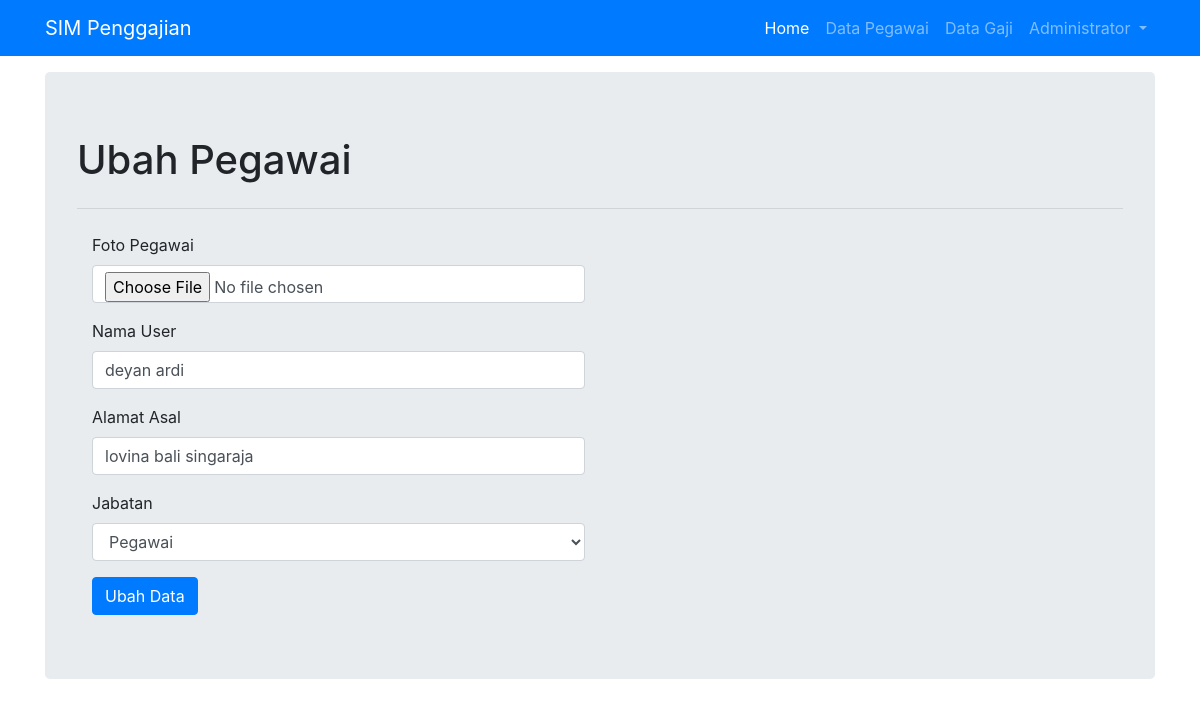
The page /public/user/ubah_user/3 (signed in) on the database its author committed.
### tables this page shows
CREATE TABLE `user` (
  `id` int(11) NOT NULL,
  `email` varchar(50) NOT NULL,
  `password` text NOT NULL,
  `foto_user` text DEFAULT NULL,
  `nama_user` text NOT NULL,
  `jabatan` int(1) NOT NULL DEFAULT 2,
  `alamat_asal` text NOT NULL,
  `active` int(1) NOT NULL DEFAULT 0,
  `create_at` datetime NOT NULL
);

### app/core/Controller.php (called while the page is built, shortened)
<?php
  class Controller
  {
      public function view($view, $data = [])
      {
          require_once '../app/views/' . $view . '.php';
      }
      public function model($model)
      {
          return new $model;
      }
  }

### app/core/App.php (called while the page is built, shortened)
<?php
class App
{
    protected $method = 'index';
    protected $params = [];
    public function __construct()
    {
        $url = $this->parseURL();
        if (file_exists('../app/controllers/' . ucfirst($url[0]) . '.php')) {
            unset($url[0]);
        } else {
            header('Location:' . BASEURL . '/user');
            exit;
        }
        $this->controller = new $this->controller;
        if (isset($url[1])) {
            if (method_exists($this->controller, $url[1])) {
                $this->method = $url[1];
                unset($url[1]);
            }
        }
        if (!empty($url)) {
            $this->params = array_values($url);
        }
        call_user_func_array([$this->controller, $this->method], $this->params);
    }
    public function parseURL()
    {
        if (isset($_GET['url'])) {
            $url = rtrim($_GET['url'], '/');
            $url = filter_var($url, FILTER_SANITIZE_URL);
            $url = explode('/', $url);
            return $url;
        }
    }
}

### public/index.php (called while the page is built, shortened)
<?php
$app = new App;
exit;

### app/core/Database.php (called while the page is built, shortened)
<?php
class Database
{
    private $host = DB_HOST;
    private $user = DB_USER;
    private $pass = DB_PASS;
    private $db_name = DB_NAME;
    private $dbh;
    private $stmt;
    public function __construct()
    {
        $dsn = 'mysql:host=' . $this->host . ';dbname=' . $this->db_name;
        $option = [
            PDO::ATTR_PERSISTENT => true,
            PDO::ATTR_ERRMODE => PDO::ERRMODE_EXCEPTION
        ];
        try {
            $this->dbh = new PDO($dsn,  $this->user, $this->pass, $option);
        } catch (PDOException $e) {
            die($e->getMessage());
        }
    }
    public function query($query)
    {
        $this->stmt = $this->dbh->prepare($query);
    }
    public function bind($param, $value, $type = null)
    {
        if (is_null($type)) {
            switch (true) {
                default:
                    $type = PDO::PARAM_STR;
            }
        }
        $this->stmt->bindValue($param, $value, $type);
    }
    public function execute()
    {
        $this->stmt->execute();
    }
    public function resulSet()
    {
        $this->execute();
        return $this->stmt->fetchAll(PDO::FETCH_ASSOC);
    }
}

### app/models/User_model.php (called while the page is built, shortened)
<?php
class User_model
{
    private $db;
    public function __construct()
    {
        $this->db = new Database;
    }
    public function getUserWhere($data)
    {
        $this->db->query('SELECT*FROM user WHERE id=:id');
        $this->db->bind('id', $data);
        return $this->db->resulSet();
    }
}

### app/views/page/ubah_user.php (the view, shortened to what this page needs)
<div class="container mt-3">
    <div class="jumbotron">
        <h1 class="display-5">Ubah Pegawai</h1>
        <hr class="my-4">
        <div class="col-lg-6">
            <form action="" method="POST" enctype="multipart/form-data">
                <div class="form-group">
                    <label for="foto">Foto Pegawai</label>
                    <input type="file" class="form-control" id="foto" name="file">
                </div>
                <div class="form-group">
                    <label for="name">Nama User</label>
                    <input required type="text" class="form-control" id="name" name="nama"
                        value="<?= $data['detail_user'][0]['nama_user'] ?>">
                </div>
                <div class="form-group">
                    <label for="alamat">Alamat Asal</label>
                    <input required type="text" class="form-control" id="alamat" name="alamat"
                        value="<?= $data['detail_user'][0]['alamat_asal'] ?>">
                </div>
                <div class="form-group">
                    <?php
                    $pegawai = '';
                    if ($data['detail_user'][0]['jabatan'] == 1) {
                        $admin = "selected";
                    } else {
                        $pegawai = "selected";
                    }
                    ?>
                    <label for="jabatan">Jabatan</label>
                    <select name="jabatan" id="jabatan" class="form-control">
                        <option value="2" <?= $pegawai ?>>Pegawai</option>
                    </select>
                </div>
                <button type="submit" class="btn btn-primary" value="SUBMIT" name="submit">Ubah Data</button>
            </form>
        </div>
    </div>
</div>

### app/views/master/header.php (shortened to what this page needs)
<!doctype html>
<html lang="en">
<head>
    <link rel="stylesheet" href="https://cdn.jsdelivr.net/npm/bootstrap@4.5.3/dist/css/bootstrap.min.css"
>
</head>
<body>
    <section id="header">
        <nav class="navbar navbar-expand-lg navbar-dark bg-primary">
            <div class="container">
                <a class="navbar-brand" href="#">SIM Penggajian</a>
                <div class="collapse navbar-collapse justify-content-end" id="navbarNavAltMarkup">
                    <div class="navbar-nav">
                        <a class="nav-link active" href="<?= BASEURL ?>">Home <span class="sr-only">(current)</span></a>
                        <?php if ($data['user'][0]['jabatan'] == "1") { ?>
                        <a class="nav-link " href="<?= BASEURL ?>/user/pegawai">Data Pegawai</a>
                        <a class="nav-link " href="<?= BASEURL ?>/user/data_gaji">Data Gaji</a>
                        <?php } else { ?>
                        <a class="nav-link " href="<?= BASEURL ?>/user/data_gaji_user">Detail Gaji</a>
                        <?php } ?>
                        <li class=" nav-item dropdown">
                            <a class="nav-link dropdown-toggle" href="#" id="navbarDropdown" role="button"
                                data-toggle="dropdown" aria-haspopup="true" aria-expanded="false">
                                <?= ucfirst($data['user'][0]['nama_user']) ?>
                            </a>
                        </li>
                    </div>
                </div>
            </div>
        </nav>
    </section>

### rows shown on the page
user: nama_user "Administrator"
user: nama "deyan ardi", alamat "lovina bali singaraja"
